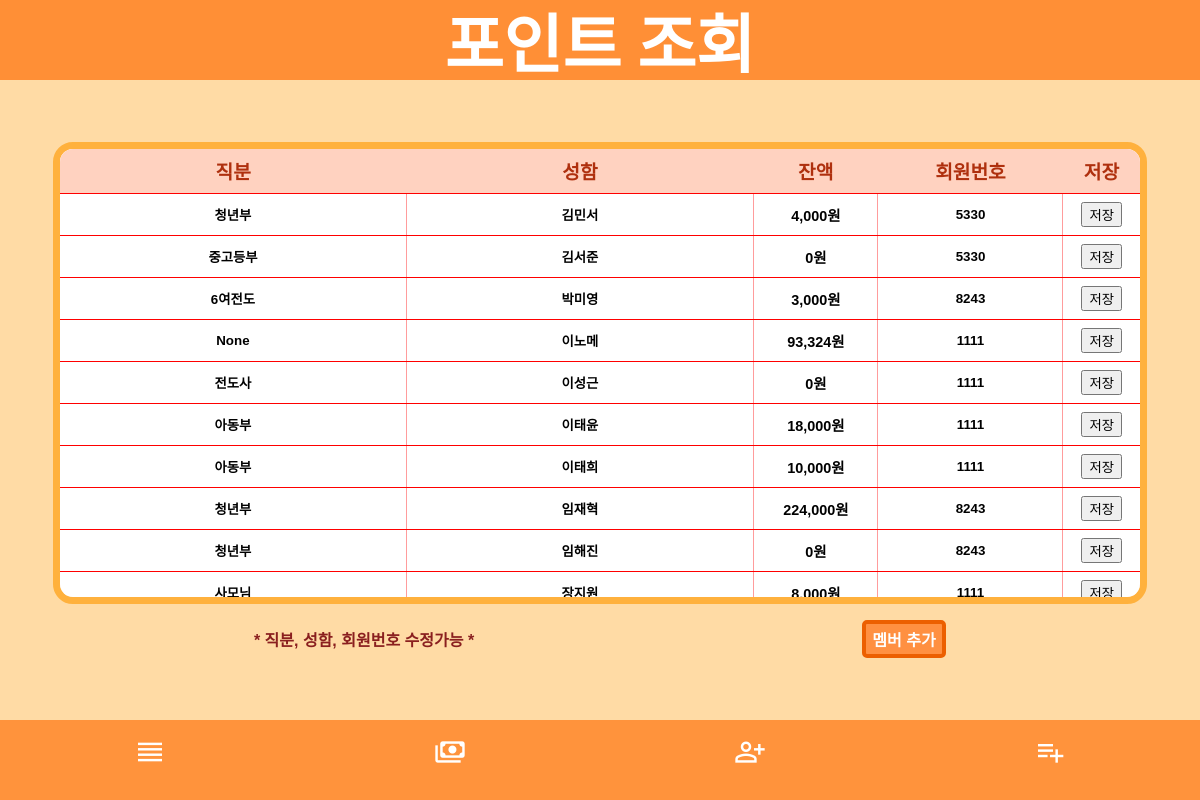
Page /Client_list/ on the earlier database version.
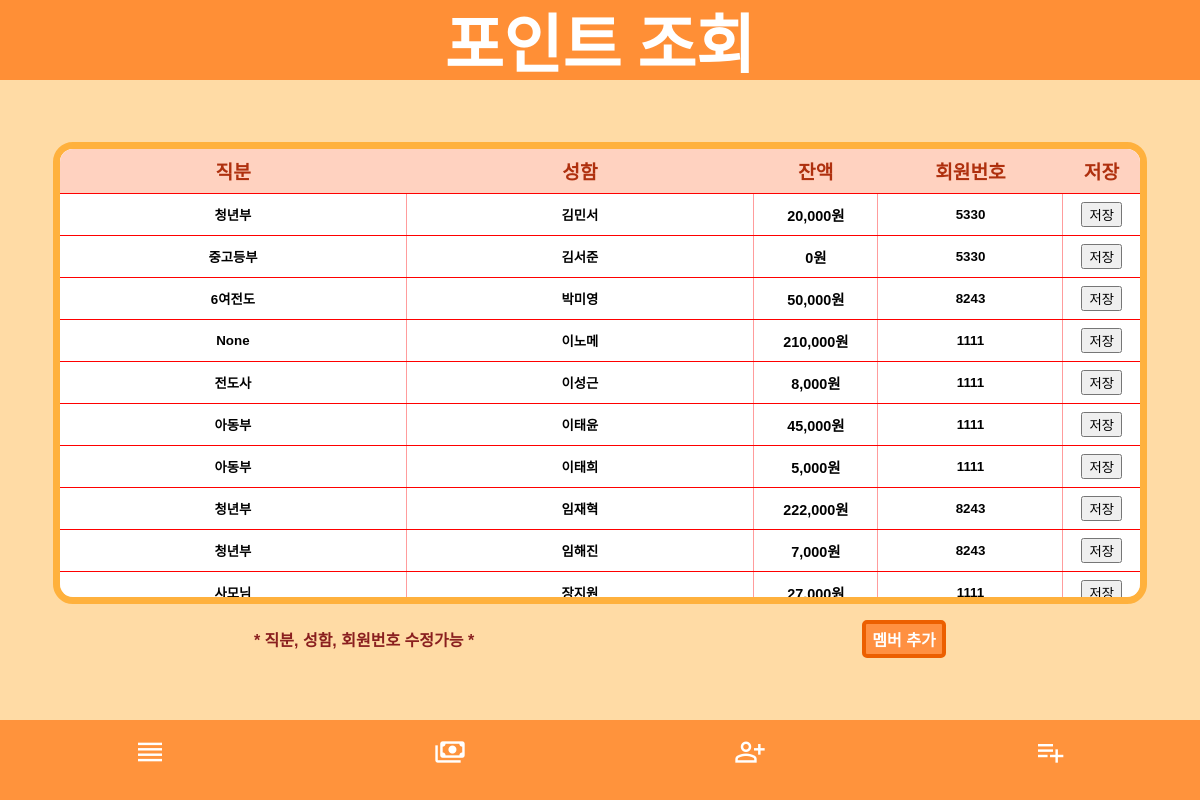
Same page on the later database version.
### main/models.py (models this page shows)
class ClientNumberData(models.Model):
    name = models.CharField(max_length=15, null=False)
    phone_number = models.CharField(max_length=15, null=False)
    current_point = models.IntegerField(null=True, blank=True)
    charge_point = models.CharField(max_length=15, null=True, blank=True)
    position = models.CharField(max_length=15, null=True, blank=True)
    age = models.IntegerField(null=True, blank=True)
    value = models.CharField(max_length=15, null=True, default='default_value')

### main/views.py (the view)
# urls.py: path('Client_list/', ClientList.as_view()),
class ClientList(APIView):
    def get(self, request):
        today = timezone.now().date()
        client_data = ClientNumberData.objects.all().order_by('name')
        manager_list = CafeManager.objects.all()
        context = {
            'today': today,
            'manager_list': manager_list,
            'client_data': client_data,
        }
        return render(request, 'main/client_list.html', context)

### templates/main/client_list.html (shortened to what this page needs)
<!DOCTYPE html>
<html lang="en">
<head>
    {% load static %}
    {% load humanize %}
    <link rel="stylesheet" type="text/css" href="{% static 'client_list/client_list.css' %}">
</head>
<body>
<div class="header">
    <div class="order-waiting-num">포인트 조회</div>
</div>
<div class="client-list-content">
    <div class="client-list-container">
        <table>
            <thead>
            <tr>
                <th>직분</th>
                <th>성함</th>
                <th>잔액</th>
                <th>회원번호</th>
                <th>저장</th>
            </tr>
            </thead>
            <tbody>
            {% for list in client_data %}
            <tr>
                <td>
                    <input type="text" class="client-position" value="{{ list.position }}">
                </td>
                <td>
                    <input type="text" class="client-name" value="{{ list.name }}">
                </td>
                <td>{{ list.current_point|intcomma }}원</td>
                <td class="phone-number-td">
                    <input type="text" class="phone-number" value="{{ list.phone_number }}">
                </td>
                <td>
                    <button class="client-update" onclick="updateClient(this)">저장</button>
                </td>
            </tr>
            {% endfor %}
            </tbody>
        </table>
    </div>
    <div class="client-list-notify">
        <div class="client-list-message">* 직분, 성함, 회원번호 수정가능 *</div>
        <div class="client-add-btn" onclick="client_add()">멤버 추가</div>
    </div>
</div>
</body>
<footer>
    <a class="material-symbols-outlined footer-icon" href="/manager" style="text-decoration: none;">reorder</a>
    <a class="material-symbols-outlined footer-icon" href="/PointExamine">payments</a>
    <a class="material-symbols-outlined footer-icon" href="/Client_list">person_add</a>
    <a class="material-symbols-outlined footer-icon" href="/Menu_list">playlist_add</a>
</footer>
</html>

Differences in the rows shown:
changed ClientNumberData "김민서": current_point "4,000" → "20,000"
changed ClientNumberData "6여전도": current_point "3,000" → "50,000"
changed ClientNumberData "None": current_point "93,324" → "210,000"
changed ClientNumberData "전도사": current_point "0" → "8,000"
changed ClientNumberData "이태윤": current_point "18,000" → "45,000"
changed ClientNumberData "이태희": current_point "10,000" → "5,000"
changed ClientNumberData "임재혁": current_point "224,000" → "222,000"
changed ClientNumberData "임해진": current_point "0" → "7,000"
changed ClientNumberData "사모님": current_point "8,000" → "27,000"
